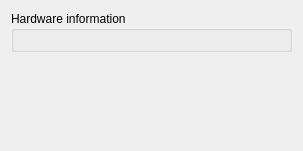
<?xml version="1.0" encoding="UTF-8"?>
<ui version="4.0">
 <class>HardwarePage</class>
 <widget class="QWidget" name="HardwarePage">
  <property name="geometry">
   <rect>
    <x>0</x>
    <y>0</y>
    <width>303</width>
    <height>151</height>
   </rect>
  </property>
  <property name="windowTitle">
   <string comment="@title:window hardware settings and information">Hardware</string>
  </property>
  <layout class="QVBoxLayout" name="verticalLayout">
   <item>
    <widget class="QGroupBox" name="groupBox_2">
     <property name="title">
      <string>Hardware information</string>
     </property>
     <layout class="QVBoxLayout" name="verticalLayout_3">
      <item>
       <widget class="TouchpadInformationWidget" name="information" native="true"/>
      </item>
     </layout>
    </widget>
   </item>
   <item>
    <spacer name="verticalSpacer">
     <property name="orientation">
      <enum>Qt::Vertical</enum>
     </property>
     <property name="sizeHint" stdset="0">
      <size>
       <width>20</width>
       <height>40</height>
      </size>
     </property>
    </spacer>
   </item>
  </layout>
 </widget>
 <customwidgets>
  <customwidget>
   <class>TouchpadInformationWidget</class>
   <extends>QWidget</extends>
   <header>synaptiks.kde.widgets.touchpad</header>
   <container>1</container>
  </customwidget>
 </customwidgets>
 <resources/>
 <connections/>
</ui>
